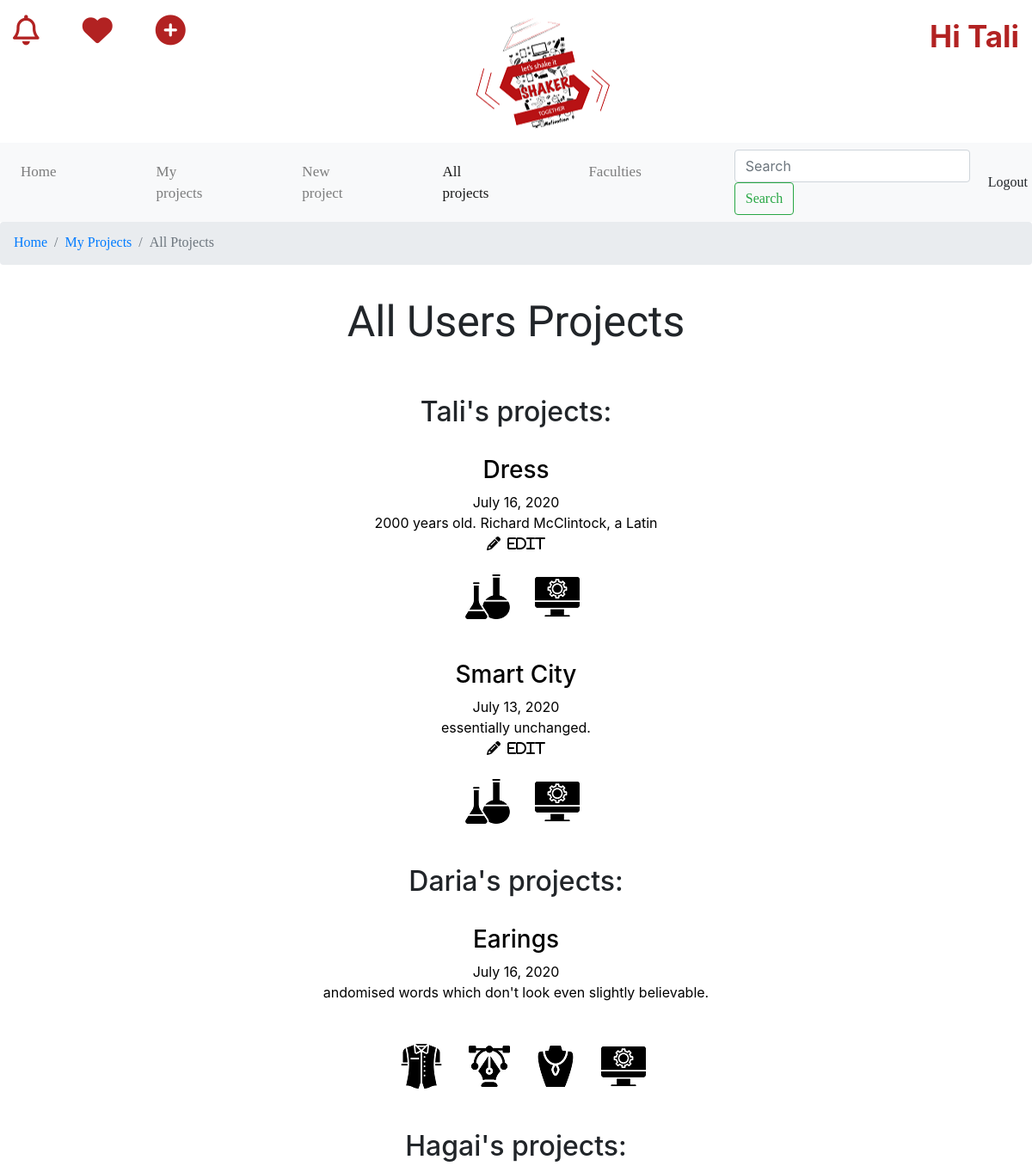
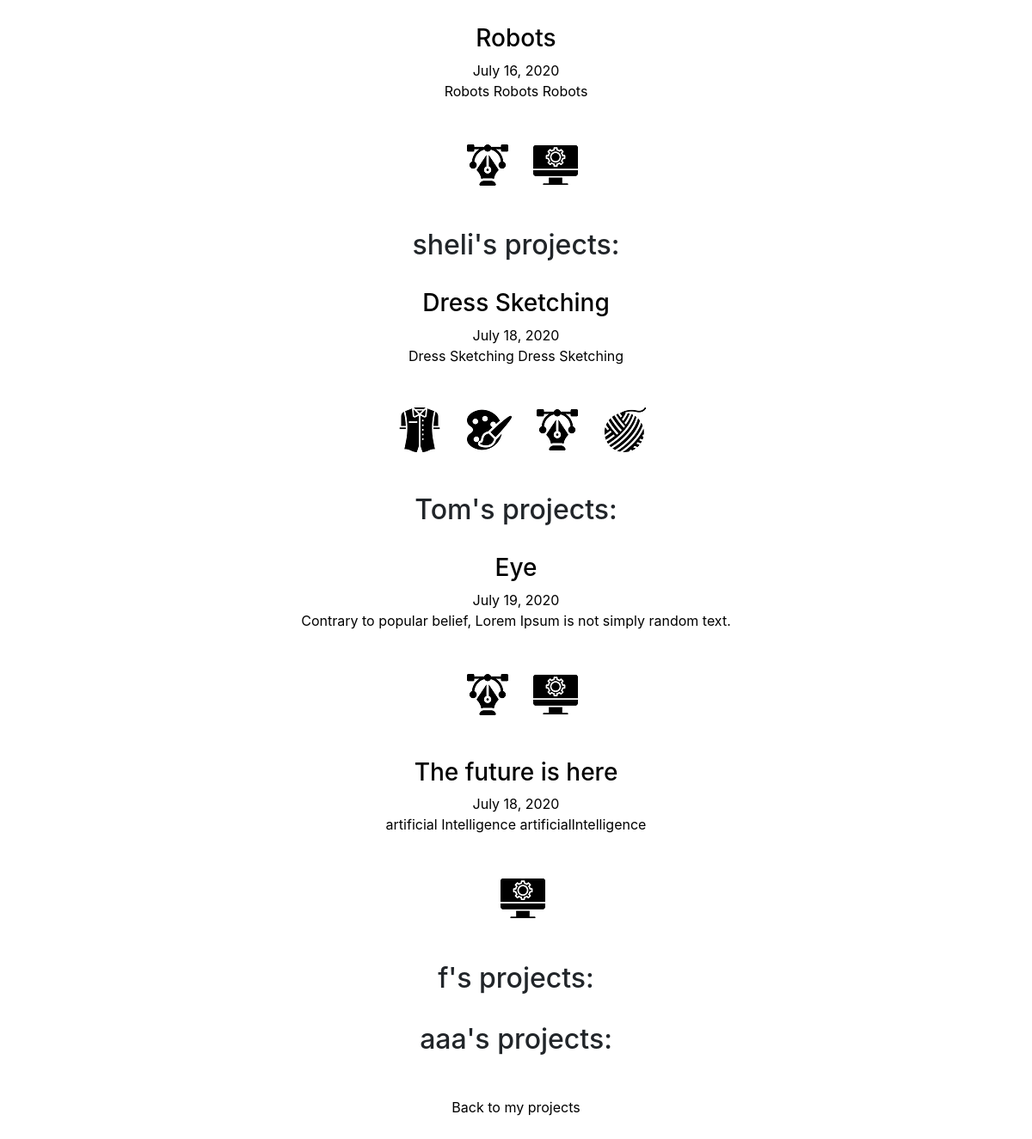
The app's page /allprojects/ (signed in) with its own data (2 pictures, top to bottom).
### projects/models.py (models this page shows)
class Project(models.Model):
    user_id = models.ForeignKey(User, on_delete=models.CASCADE) #relationship 1:n (user:todos)
    dateCreated = models.DateField(auto_now_add=True) #automatic
    fullName = models.CharField(max_length=70)
    email = models.EmailField(max_length=254)
    phone = models.CharField(max_length=10)
    projectName = models.CharField(max_length=70)
    keyWord = models.CharField(max_length=70)
    description = models.TextField(blank=True)
    imgUrl = models.FileField(upload_to='proj')
    fasion = models.BooleanField(default=False) #true or false
    art = models.BooleanField(default=False) #true or false
    chemical = models.BooleanField(default=False) #true or false
    jewellery = models.BooleanField(default=False) #true or false
    graphic = models.BooleanField(default=False) #true or false
    electronic = models.BooleanField(default=False) #true or false
    software = models.BooleanField(default=False) #true or false
    industrial = models.BooleanField(default=False) #true or false
    Textil  = models.BooleanField(default=False) #true or false

### projects/views.py (the view)
# urls.py: path('allprojects/',views.allProjects, name="all-projects"),
@login_required
def allProjects(request):
    users = User.objects.all()
    projects = Project.objects.order_by('-dateCreated')
    return render(request, 'projects/allprojects.html', {'allprojects': projects, 'users': users})

### projects/templates/projects/allprojects.html (shortened to what this page needs)
{% load static %}
<!DOCTYPE html>
<html lang="en">
<head>
  <link rel ="stylesheet" href="{% static 'projects/css/style.css' %}">
  <link rel="stylesheet" href="https://stackpath.bootstrapcdn.com/bootstrap/4.5.0/css/bootstrap.min.css">
</head>
<body>
  <header>
    <a href="/homepage" id="logo" ></a>
      <ul class="headerIcons">
        <li><a href="#" class="far fa-bell"></a>
            <a href="#" class="fas fa-heart"></a>
            <a href="/createNewProject" class="fas fa-plus-circle"></a>
        </li>
      </ul>
    {% if user.is_authenticated %}
    <div class="greeting">
      <span><b>Hi {{user.username}}</b></span>
    </div>
    {% else %}
      <a href="/Login">Login</a>
      <a href="/register">Register</a>
    {% endif %}
  </header>
  <nav class="navbar navbar-expand-lg navbar-light bg-light">
    <div class="collapse navbar-collapse" id="navbarSupportedContent">
      <ul class="navbar-nav mr-auto">
        <li class="nav-item">
          <a class="nav-link" href="/homepage">Home</a>
        </li>
        <li class="nav-item">
          <a class="nav-link" href="/myprojects">My projects</a>
        </li>
        <li class="nav-item">
          <a class="nav-link" href="/createNewProject">New project</a>
        </li>
        <li class="nav-item active">
          <a class="nav-link" href="/allprojects">All projects <span class="sr-only">(current)</span></a>
        </li>
        <li class="nav-item">
          <a class="nav-link" href="/allfaculties">Faculties</a>
        </li>
      </ul>
      <form class="form-inline my-2 my-lg-0">
        <input class="form-control mr-sm-2" type="search" placeholder="Search" aria-label="Search">
        <button class="btn btn-outline-success my-2 my-sm-0" type="submit">Search</button>
      </form>
        <form action="{% url 'logoutuser' %}" method="POST">
          <button class="btn btn-light logoutButton" type='submit'>Logout</button>
        </form>
    </div>
  </nav>
  <div class="breadc">
    <nav aria-label="breadcrumb">
      <ol class="breadcrumb">
        <li class="breadcrumb-item"><a href="/homepage">Home</a></li>
        <li class="breadcrumb-item"><a href="/myprojects">My Projects</a></li>
        <li class="breadcrumb-item active" aria-current="page">All Ptojects</li>
      </ol>
    </nav>
  </div>
    {% if user.is_authenticated %}
    <div class="project-container">
      <h1>All Users Projects</h1>
      <br><br>
      <ul>
        {% for u in users %}
          <h2>{{ u.username }}'s projects:</h2>
          <br>
          <ol>
            {% for project in allprojects %}
              {%if project.user_id_id == u.id %}
                <li>
                  <a href="/project/{{ project.id }}/about"><h3>{{project.projectName}}</h3>
                    {{project.dateCreated}}<br>
                  {% if project.description %} {{project.description}} {% endif %}</a>
                  {% if project.user_id_id == user.id%}
                    <a href="/project/{{ project.id }}" class="fas fa-pencil-alt">&nbsp;&nbsp;Edit</a>
                  {% endif %}
                <br><br>
                {% if project.fasion %}
                    <img class="facultyIcon" src="{% static 'projects/media/images/departmentsIcons/fashion.png' %}" class="Fasion" alt="Fasion" title="Fasion">&nbsp;
                {% endif %}
                {% if project.art %}
                    <img class="facultyIcon" src="{% static 'projects/media/images/departmentsIcons/art.png' %}" class="Art" alt="Art" title="Art">&nbsp;
                {% endif %}
                {% if project.chemical %}
                  <img class="facultyIcon" src="{% static 'projects/media/images/departmentsIcons/chemical.png' %}" class="Chemical" alt="Chemical" title="Chemical">&nbsp;
                {% endif %}
                {% if project.graphic %}
                    <img class="facultyIcon" src="{% static 'projects/media/images/departmentsIcons/graphic.png' %}" class="Graphic" alt="Graphic" title="Graphic">&nbsp;
                {% endif %}
                {% if project.jewellery %}
                    <img class="facultyIcon" src="{% static 'projects/media/images/departmentsIcons/jewellery.png' %}" class="Jewellery" alt="jewellery" title="jewellery">&nbsp;
                {% endif %}
                {% if project.software %}
                    <img class="facultyIcon" src="{% static 'projects/media/images/departmentsIcons/software.png' %}" class="Software" alt="Software" title="Software">&nbsp;
                {% endif %}
                {% if project.Textil %}
                    <img class="facultyIcon" src="{% static 'projects/media/images/departmentsIcons/textil.png' %}" class="Textil" alt="Textil" title="Textil">&nbsp;
                {% endif %}
              </li>
              <br><br>
            {% endif %}
          {% endfor %}
        </ol>
        {% endfor %}
      </ul>
      <a href="/myprojects">Back to my projects</a>
      <br><br>
    </div>
    {% endif %}
  </body>
  </html>
</body>
</html>

### projects/static/projects/css/style.css (style rules this page uses)
* { margin: 0; padding: 0; }
header, article,main,footer,section,nav,ul,div,a,li { display: block; }
header { height: 150px; width: 100%; }
.headerIcons a { position: relative; float: left; margin-top: 2px; font-size: 35px; color: firebrick; letter-spacing: 50px; }
.headerIcons { margin-left: 15px; }
.greeting { position: relative; float: right; font-size: 35px; color: firebrick; display: flex; margin-right: 15px; }
#logo { position: absolute; width: 15%; height: 140px; background-image: url(../media/images/logo.png); background-repeat: no-repeat; background-position: center; left: 45%; }
.nav-link { font-size: 17px; font-family: Cambria, Cochin, Georgia, Times, 'Times New Roman', serif; margin-right: 100px; }
.navbar { position: relative; }
nav button { font-family: Cambria, Cochin, Georgia, Times, 'Times New Roman', serif; font-size: 17px; }
.breadcrumb { font-family: Cambria, Cochin, Georgia, Times, 'Times New Roman', serif; height: 50px; width: 100%; }
.main-wrapper a, .project-container a { color:black; }
.project-container { position: relative; flex-wrap: wrap; top: 20px; margin-bottom: 30px; text-align: center; }
.project-container h1, .createnewproject-wrapper h1 { position: relative; font-family: Carter One; font-size: 50px; margin: 0 auto; }
img { position: relative; max-width:100%; height:auto; }
.facultyIcon { display: inline-block; padding-left: 20px; }

### records on screen
Project: projectName "Dress", dateCreated "July 16, 2020", description "2000 years old. Richard McClintock, a Latin", chemical True (drawn), software True (drawn)
Project: projectName "Smart City", dateCreated "July 13, 2020", description "essentially unchanged.", chemical True (drawn), software True (drawn)
Project: projectName "Earings", dateCreated "July 16, 2020", description "andomised words which don't look even slightly believable.", fasion True (drawn), graphic True (drawn), jewellery True (drawn), software True (drawn)
Project: projectName "Robots", dateCreated "July 16, 2020", description "Robots Robots Robots", graphic True (drawn), software True (drawn)
Project: projectName "Dress Sketching", dateCreated "July 18, 2020", description "Dress Sketching Dress Sketching", fasion True (drawn), art True (drawn), graphic True (drawn), Textil True (drawn)
Project: projectName "Eye", dateCreated "July 19, 2020", description "Contrary to popular belief, Lorem Ipsum is not simply random text.", graphic True (drawn), software True (drawn)
Project: projectName "The future is here", dateCreated "July 18, 2020", description "artificial Intelligence artificialIntelligence", software True (drawn)

### other values on screen
{{ user.username }} "Tali"
{{ u.username }} "Tali"
{{ u.username }} "Daria"
{{ u.username }} "Hagai"
{{ u.username }} "sheli"
{{ u.username }} "Tom"
{{ u.username }} "f"
{{ u.username }} "aaa"
